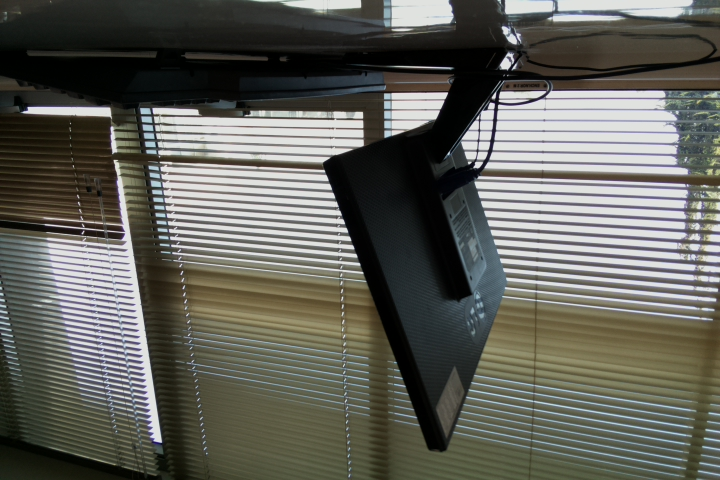
#> input picture 2023-06-01-11-03-08.jpeg, 720 x 480 px, given in place of the camera
$ python track.py
#> lines starting #> are read from the running program, lines starting #| are printed output that depends on the picture; after the words box and inside, x2 and y2 are one past the last pixel; in counts of white or black regions, pixels touching at a corner belong together
### app/utils/gpio.py
"""
Este módulo tiene por objetivo controlar los periféricos:
- Luz de cámara
- Luz AC
- Válvula
"""

import RPi.GPIO as GPIO
from utils.env import GPIO_OUT_PINS

def init():
    """
    Inicializa el GPIO, ajustando los pines de salida como tal.
    """
    GPIO.setmode(GPIO.BCM)
    GPIO.setwarnings(False)
    for pin in GPIO_OUT_PINS.values():
        GPIO.setup(pin, GPIO.OUT)
        GPIO.output(pin, GPIO.LOW)

# [5 lines left out: function cleanup, not called in this run]

def named_output(pinname:str, value:bool):
    """
    Dado un nombre para un pin (definido en env.py),
    comprueba que sea válido y luego setea el valor.
    """
    pin = GPIO_OUT_PINS.get(pinname)
    if pin is None:
        valid_names = "', '".join(GPIO_OUT_PINS.keys())
        raise AssertionError(f"<pinname> = '{pinname}' is not valid. Valid names: '{valid_names}'")
    GPIO.output(pin,value)

### app/track.py
import time
import numpy as np
import cv2
from utils import gpio

gpio.init()
#> (the call stopped at in init, `for pin in GPIO_OUT_PINS.values():`: utils is not available in this run)

gpio.named_output("CAM_LIGHT_1",True)
#> (the call stopped at in named_output, `pin = GPIO_OUT_PINS.get(pinname)`: utils is not available in this run)
gpio.named_output("CAM_LIGHT_2",True)
#> (the call stopped at in named_output, `pin = GPIO_OUT_PINS.get(pinname)`: utils is not available in this run)


cap=cv2.VideoCapture(0)

def nothing(x):
    pass
cv2.namedWindow("Trackbars")
cv2.createTrackbar("L - H", "Trackbars", 0, 179, nothing)
#> slider 'L - H' is set to 35
cv2.createTrackbar("L - S", "Trackbars", 0, 255, nothing)
#> slider 'L - S' is set to 51
cv2.createTrackbar("L - V", "Trackbars", 0, 255, nothing)
#> slider 'L - V' is set to 51
cv2.createTrackbar("U - H", "Trackbars", 179, 179, nothing)
cv2.createTrackbar("U - S", "Trackbars", 255, 255, nothing)
cv2.createTrackbar("U - V", "Trackbars", 255, 255, nothing)


while True:
     ret,frame=cap.read()
#> frame is the input picture: shape (480, 720, 3); mean B, G, R 90.2, 97.3, 97.1
     frame=cv2.resize(frame,(640,480))
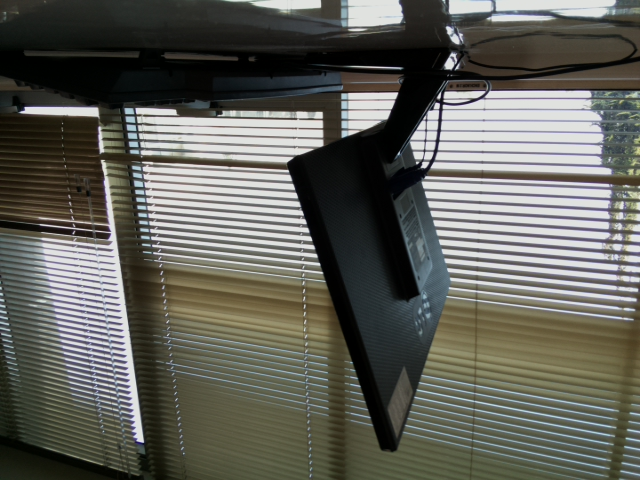
#> frame: shape (480, 640, 3); mean B, G, R 90.2, 97.3, 97.1
     hsv = cv2.cvtColor(frame, cv2.COLOR_BGR2HSV)
#> hsv: shape (480, 640, 3); mean H, S, V 53.5, 54.2, 100.9

     l_h = cv2.getTrackbarPos("L - H", "Trackbars")
     l_s = cv2.getTrackbarPos("L - S", "Trackbars")
     l_v = cv2.getTrackbarPos("L - V", "Trackbars")
     u_h = cv2.getTrackbarPos("U - H", "Trackbars")
     u_s = cv2.getTrackbarPos("U - S", "Trackbars")
     u_v = cv2.getTrackbarPos("U - V", "Trackbars")
     lower_blue = np.array([l_h, l_s, l_v])
     upper_blue = np.array([u_h, u_s, u_v])
     mask = cv2.inRange(hsv, lower_blue, upper_blue)
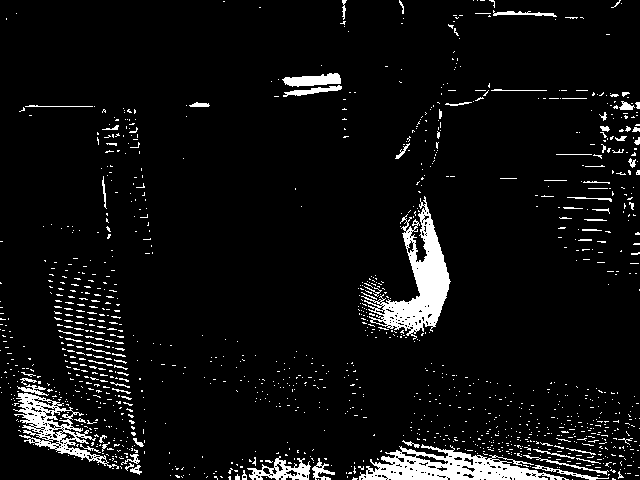
#> mask: shape (480, 640); 6.2% white; 1258 white regions (1177 under 20 px), largest, box (x1, y1, x2, y2) and area: (361, 196, 451, 340) 4052, (359, 444, 569, 480) 3552, (13, 393, 119, 469) 2087
     result = cv2.bitwise_and(frame, frame, mask=mask)
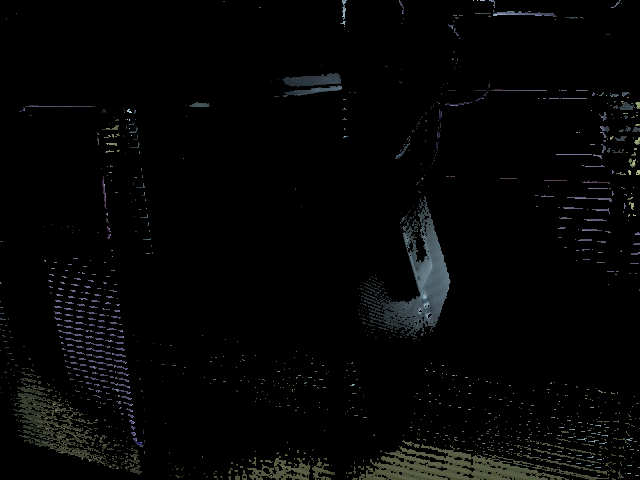
#> result: shape (480, 640, 3); mean B, G, R 5, 5.2, 4.8

    # show thresholded image
     cv2.imshow("mask", mask)
     cv2.imshow("result", result)

     key = cv2.waitKey(1) & 0xFF
#> (key q is pressed here)
     if key == ord("q"):
        break


gpio.named_output("CAM_LIGHT_1",False)
#> (the call stopped at in named_output, `pin = GPIO_OUT_PINS.get(pinname)`: utils is not available in this run)
gpio.named_output("CAM_LIGHT_2",False)
#> (the call stopped at in named_output, `pin = GPIO_OUT_PINS.get(pinname)`: utils is not available in this run)

cap.release()
cv2.destroyAllWindows()
